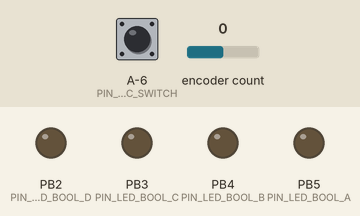
This program was run on a simulated ATtiny85, built with avr-gcc and run on an emulated ATtiny85. On the bench: output pins drawn as LEDs (lit = HIGH). Inputs (shaded band) come from the test bench; at power-on: encoder count 0, A-6 (PIN_ENC_SWITCH) HIGH.

Above: at 1.2 s.
1.3 s: encoder count set to 1
At 2.5 s:
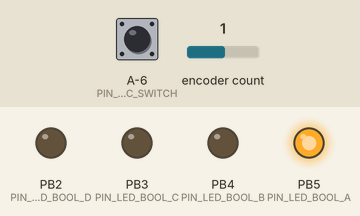
2.8 s: encoder count set to 2
At 3.8 s:
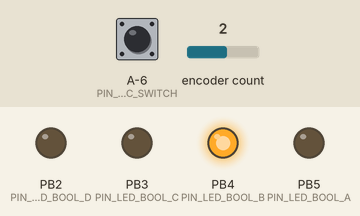
4.3 s: encoder count set to 3
At 5.0 s:
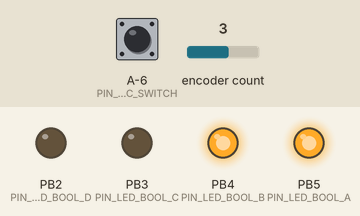
5.8 s: encoder count set to 4
At 6.1 s:
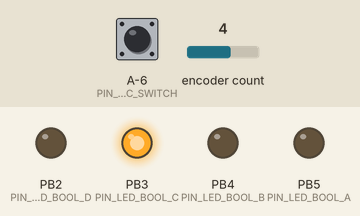
7.3 s: encoder count set to 5
At 8.5 s:
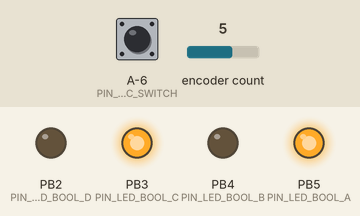
8.8 s: encoder count set to 6
At 9.6 s:
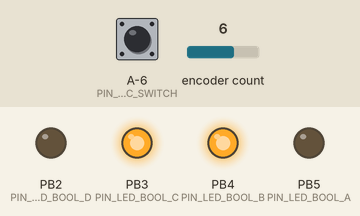
Timing chart, 0 to 11.3 s (numbered marks = the images above; inputs shaded):
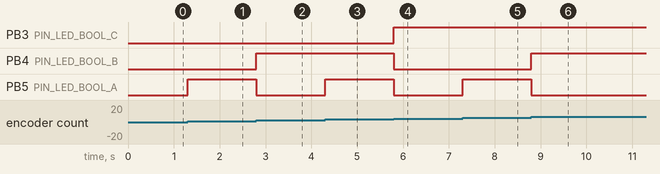

Measured:
- after the input at 1.3 s, PB5 (PIN_LED_BOOL_A): LOW → HIGH at once
- after the input at 2.8 s, PB4 (PIN_LED_BOOL_B): LOW → HIGH at once; PB5 (PIN_LED_BOOL_A): HIGH → LOW at once
- after the input at 4.3 s, PB5 (PIN_LED_BOOL_A): LOW → HIGH at once
- after the input at 5.8 s, PB3 (PIN_LED_BOOL_C): LOW → HIGH at once; PB4 (PIN_LED_BOOL_B), PB5 (PIN_LED_BOOL_A): HIGH → LOW at once
- after the input at 7.3 s, PB5 (PIN_LED_BOOL_A): LOW → HIGH at once
- after the input at 8.8 s, PB4 (PIN_LED_BOOL_B): LOW → HIGH at once; PB5 (PIN_LED_BOOL_A): HIGH → LOW at once

The program:

main.cpp
```cpp
// basic test script for using a rotary encoder with an ATtiny84

#include <Arduino.h>
#include <RotaryEncoder.h>   // RotaryEncoder by Matthias Hertel
#include <EnableInterrupt.h> // EnableInterrupt by Mike 'GreyGnome' Schwager

#include <avr/sleep.h>

// #define MODE_LED_BLINK   // blink on/off LED mode
#define MODE_LED_BOOLEAN // Boolean counting LED mode
// #define MODE_LED_TIMED   // timed LED mode (useful for debugging)

#define PIN_ENC_SWITCH 8  // INT0, PCINT10 (add 10F cap to debounce)
#define PIN_ENC_INPUT_1 7 // A7, PCINT7
#define PIN_ENC_INPUT_2 6 //

// ROTARY ENCODER MODES

// FOUR0 - default, inc/dec pos by 1, reverse direction results in 0
// FOUR3 - preferred, inc/dec pos by 1, reverse direction applies inc/dec as expected
// TWO03 - inc/dec pos by 2, reverse direction applies inc/dec as expected

// RotaryEncoder encoder(PIN_ENC_INPUT_1, PIN_ENC_INPUT_2);// default FOUR0
// RotaryEncoder encoder(PIN_ENC_INPUT_1, PIN_ENC_INPUT_2, RotaryEncoder::LatchMode::TWO03);
// RotaryEncoder encoder(PIN_ENC_INPUT_1, PIN_ENC_INPUT_2, RotaryEncoder::LatchMode::FOUR0);
RotaryEncoder encoder(PIN_ENC_INPUT_1, PIN_ENC_INPUT_2, RotaryEncoder::LatchMode::FOUR3);

static int encPos = 0;         // encoder position
static bool encSwitch = false; // is enc switch currently pressed? read at beginning of loop()

// #define SWITCH_SETS_LEDS          // if defined, holding switch sets LEDs to the given state
#define SWITCH_SET_LED_STATE HIGH // if SWITCH_SETS_LEDS defined, set them to this state

void onInterrupt();                               // called on switch interrupt
void digitalWritePin(uint8_t pin, uint8_t state); // digitalWrite that accommodates pin state
volatile bool interrupted = false;

void sleep();
// #define SLEEP_LOOP_TIMEOUT 5000
int sleepTimeout = 0;

// ----------------------------- LED BLINK MODE SETUP
#ifdef MODE_LED_BLINK
#define PIN_LED_BLINK 5

#define LED_BLINK_MIN 100
#define LED_BLINK_MAX 2000

#define ENCODER_BLINK_WRAP // comment out to lock lerp at 0-100, uncomment to wrap

#define LED_BLINK_LERP_INCREMENT 1

int blinkTimer = 0;    // time value, constantly incrementing in ms
int blinkLerp = 0;     // lerp value, 0-100, to map between LED_BLINK_MIN and LED_BLINK_MAX
bool blinkLED = false; // is the LED currently on via blinking
#endif                 // MODE_LED_BLINK

// ----------------------------- LED BOOLEAN MODE SETUP
#ifdef MODE_LED_BOOLEAN

#define PIN_LED_BOOL_A 5
#define PIN_LED_BOOL_B 4
#define PIN_LED_BOOL_C 3
#define PIN_LED_BOOL_D 2

// #define ENCODER_BOOLEAN_LOCK_INCREMENT // lock bool increment to +/- 1 per pulse
#define LED_BOOL_ZERODELTA_JUMP // if delta == 0 and inc locked, offset bool by 8

// value, from 0-15, to set boolean LEDs to
int booleanValue = 0;

// update boolean LEDs to current booleanValue
void setBooleanLEDs();
// set boolean LED values based on an input int (value must be 0-15), autoupdates booleanValue
void setBooleanLEDs(int value);
// set boolean LED values directly
void setBooleanLEDs(bool a, bool b, bool c, bool d);

// inverts boolean LED values (useful for testing)
void invertBooleanLEDs();

#endif // MODE_LED_BOOLEAN

#ifdef MODE_LED_TIMED

#define PIN_LED_TIMED 5
int ledTimedValue = 0;
void timedLED();
#else
void timedLED(); // just to prevent errors for usage throughout code
#endif // MODE_LED_TIMED

// Warnings to ensure ATtinyX4's Arduino pinmapping is defined correctly
#ifdef __AVR_ATtinyX4__                            // ensure relevant platform
#pragma GCC diagnostic push                        // to prevent "unknown pragma" IDE warning, we have to add an ignore rule to GCC diagnostic
#pragma GCC diagnostic ignored "-Wunknown-pragmas" // disable "unknown pragma" to allow for #region style code-folding

#pragma region ATTINYX4_PINMAPPING_DEFINITION
// --- pinmapping definition check start ---

// SETUP: Uncomment ONE of the two definitions below to select the desired pinmapping:

#define USE_CW_PINMAPPING // this project uses CLOCKWISE (CW) pinmapping
// #define USE_CCW_PINMAPPING // this project uses COUNTERCLOCKWISE (CCW) pinmapping

#ifdef USE_CW_PINMAPPING
#ifdef USE_CCW_PINMAPPING
#error "Both CW and CCW pinmappings are specified - only one may be selected!"
#else
#ifdef PINMAPPING_CCW
#error "Project uses CW pin mapping, but CCW pinmapping is defined! Ensure ini board_build.variant is tinyX4_reverse (optional if board is attiny84_cw_pinmap), or omitted (if board is attiny84)"
#else
#ifndef PINMAPPING_CW
#error "Project uses CW pin mapping, but PINMAPPING_CW is undefined! Ensure ini board_build.variant is omitted (if board is attiny84), or that it's tinyX4 (optional, or if board is attiny84_cw_pinmap)"
#endif
#endif
#endif
#else
#ifndef USE_CCW_PINMAPPING
#error "Neither CW or CCW pinmappings are specified - one must be selected!"
#else
#ifdef PINMAPPING_CW
#error "Project uses CCW pin mapping, but CW pinmapping is defined! Ensure ini board_build.variant is omitted (if board is attiny84), or that it's tinyX4 (optional, or if board is attiny84_cw_pinmap)"
#else
#ifndef PINMAPPING_CCW
#error "Project uses CCW pin mapping, but PINMAPPING_CCW is undefined! Ensure ini board_build.variant is tinyX4_reverse (optional if board is attiny84_cw_pinmap), or omitted (if board is attiny84)"
#endif
#endif
#endif
#endif
// for more info see: https://github.com/SpenceKonde/ATTinyCore/blob/77ae92aafb2294f9838c3e15575c2b5477066439/avr/extras/ATtiny_x4.md#pin-mapping-options
// --- pinmapping definition check end ---
#pragma endregion

#pragma GCC diagnostic pop // re-enable unknown pragma errors
#endif
// end pinmapping warnings

void setup()
{

    // put your setup code here, to run once:

    pinMode(PIN_ENC_SWITCH, INPUT_PULLUP);

#ifdef MODE_LED_BLINK
    pinMode(PIN_LED_BLINK, OUTPUT);
#endif

#ifdef MODE_LED_BOOLEAN
    pinMode(PIN_LED_BOOL_A, OUTPUT);
    pinMode(PIN_LED_BOOL_B, OUTPUT);
    pinMode(PIN_LED_BOOL_C, OUTPUT);
    pinMode(PIN_LED_BOOL_D, OUTPUT);
    setBooleanLEDs(0);
#endif

#ifdef MODE_LED_TIMED
    pinMode(PIN_LED_TIMED, OUTPUT);
#endif

    // init interrupt
    enableInterrupt(PIN_ENC_SWITCH, onInterrupt, FALLING);

    // test onInterruput reset
    // onInterrupt();
    // interrupted = false;

    // cli(); // disable interrupts
    // sei(); // enable interrupts

    // init sleep mode
    // set_sleep_mode(SLEEP_MODE_IDLE);
    // set_sleep_mode(SLEEP_MODE_STANDBY);
    set_sleep_mode(SLEEP_MODE_PWR_DOWN);
}

void loop()
{

    // get switch input
    bool lastSw = encSwitch;                  // switch state on last loop
    encSwitch = !digitalRead(PIN_ENC_SWITCH); // if encSwitch true, force LED on

    // get encoder input
    encoder.tick();
    int newPos = encoder.getPosition();

    // determine if interrupted
    if (interrupted)
    {
        interrupted = false;

#ifdef MODE_LED_BOOLEAN
        // invert boolean value
        invertBooleanLEDs();
#endif
    }

    // update encoder on change
    if (encPos != newPos)
    {
        int delta = newPos - encPos;

#ifdef MODE_LED_BLINK
        // blink mode
        blinkLerp += delta * LED_BLINK_LERP_INCREMENT;
#ifdef ENCODER_BLINK_WRAP
        // wrap around at 100
        while (blinkLerp < 0)
        {
            blinkLerp += 100;
        }
        while (blinkLerp > 100)
        {
            blinkLerp -= 100;
        }
#else
        // cap to 100
        if (blinkLerp < 0)
        {
            blinkLerp = 0;
        }
        else if (blinkLerp > 100)
        {
            blinkLerp = 100;
        }
#endif
#endif

#ifdef MODE_LED_BOOLEAN
        // boolean mode
#ifdef ENCODER_BOOLEAN_LOCK_INCREMENT
        if (delta > 0)
        {
            booleanValue++;
        }
        else if (delta < 0)
        {
            booleanValue--;
        }
#ifdef LED_BOOL_ZERODELTA_JUMP
        else if (delta == 0)
        {
            booleanValue += 8;
        }
#endif
#else
        booleanValue += delta;
#endif
        while (booleanValue < 0)
        {
            booleanValue += 16;
        }
        while (booleanValue >= 16)
        {
            booleanValue -= 16;
        }
        setBooleanLEDs();
#endif

#ifdef MODE_LED_TIMED
        // pulse in timed mode
#endif

        // finish pulse method
        encPos = newPos;
        encoder.setPosition(encPos);
    }

#ifdef MODE_LED_BLINK
    // update blink timer
    blinkTimer++;
    if (blinkTimer > map(blinkLerp, 0, 100, LED_BLINK_MIN, LED_BLINK_MAX))
    {
        blinkLED = !blinkLED;
        blinkTimer = 0;
    }

    // put your main code here, to run repeatedly:
    digitalWritePin(PIN_LED_BLINK, blinkLED ? HIGH : LOW);
#endif

#ifdef MODE_LED_BOOLEAN
    // boolean mode
#endif

#ifdef MODE_LED_TIMED

    // timedLED trigger on press switch
    // if (encSwitch && encSwitch != lastSw)
    // {
    //     timedLED();
    // }

    if (ledTimedValue > 0)
    {
        ledTimedValue--;
        digitalWritePin(PIN_LED_TIMED, ledTimedValue > 0 ? HIGH : LOW);
#ifdef MODE_LED_BOOLEAN
        // if bool mode and timed value done, reset bool LEDs
        if (ledTimedValue == 0)
        {
            setBooleanLEDs();
        }
#endif
    }
#endif

    if (encSwitch != lastSw)
    {
// switch state changed, update as needed
#ifdef MODE_LED_BOOLEAN
        setBooleanLEDs();
#endif
    }

// update sleep timer
#ifdef SLEEP_LOOP_TIMEOUT
    if (SLEEP_LOOP_TIMEOUT > 0)
    {
        sleepTimeout++;
        if (sleepTimeout > SLEEP_LOOP_TIMEOUT)
        {
            sleepTimeout = 0;
            sleep();
            // invertBooleanLEDs();
        }
    }
#endif

    // end loop
    delay(1);
}

void onInterrupt()
{
    interrupted = true;
}

#ifdef MODE_LED_BOOLEAN

void setBooleanLEDs(int booleanValueTo)
{
    booleanValue = booleanValueTo;
    setBooleanLEDs();
}
void setBooleanLEDs()
{
    while (booleanValue < 0)
    {
        booleanValue += 16;
    }
    while (booleanValue >= 16)
    {
        booleanValue -= 16;
    }
    switch (booleanValue)
    {
    case 0:
        setBooleanLEDs(false, false, false, false);
        break;
    case 1:
        setBooleanLEDs(true, false, false, false);
        break;
    case 2:
        setBooleanLEDs(false, true, false, false);
        break;
    case 3:
        setBooleanLEDs(true, true, false, false);
        break;
    case 4:
        setBooleanLEDs(false, false, true, false);
        break;
    case 5:
        setBooleanLEDs(true, false, true, false);
        break;
    case 6:
        setBooleanLEDs(false, true, true, false);
        break;
    case 7:
        setBooleanLEDs(true, true, true, false);
        break;
    case 8:
        setBooleanLEDs(false, false, false, true);
        break;
    case 9:
        setBooleanLEDs(true, false, false, true);
        break;
    case 10:
        setBooleanLEDs(false, true, false, true);
        break;
    case 11:
        setBooleanLEDs(true, true, false, true);
        break;
    case 12:
        setBooleanLEDs(false, false, true, true);
        break;
    case 13:
        setBooleanLEDs(true, false, true, true);
        break;
    case 14:
        setBooleanLEDs(false, true, true, true);
        break;
    case 15:
        setBooleanLEDs(true, true, true, true);
        break;
    }
}
void setBooleanLEDs(bool a, bool b, bool c, bool d)
{
    digitalWritePin(PIN_LED_BOOL_A, a ? HIGH : LOW);
    digitalWritePin(PIN_LED_BOOL_B, b ? HIGH : LOW);
    digitalWritePin(PIN_LED_BOOL_C, c ? HIGH : LOW);
    digitalWritePin(PIN_LED_BOOL_D, d ? HIGH : LOW);
}

void invertBooleanLEDs()
{
    booleanValue = 15 - booleanValue;
    setBooleanLEDs();
}

#endif

#ifdef MODE_LED_TIMED

void timedLED()
{
    if (ledTimedValue < 500)
    {
        ledTimedValue = 500;
    }
}
#else
void timedLED() {}
#endif

void sleep()
{
    sleep_enable();      // enable sleep bit
    sleep_bod_disable(); // disable brownout detection
    sei();               // ensure interrupts are active
    sleep_cpu();         // begin sleep mode
    // device will automatically re-enable on receiving an interrupt
    sleep_disable(); // disable sleep bit
    sei();           // re-enable interrupts again
}

void digitalWritePin(uint8_t pin, uint8_t state)
{
#ifdef SWITCH_SETS_LEDS
    if (encSwitch)
    {
        state = SWITCH_SET_LED_STATE;
    }
#endif
    digitalWrite(pin, state);
}

/* PINOUT DIAGRAMS FOR ATTINYX4 / ATTINYX5

                               ATtinyX4
                              .--------.
          VCC [2.7-5.5V] - 1 =| O      |= 14 - GND
       10(0),X1,PCI8,PB0 - 2 =|        |= 13 - 0(10),A0,PCI0,PA0
        9(1),X2,PCI9,PB1 - 3 =|        |= 12 - 1(9),A1,TXD,PCI1,PA1
  RESET,11(11),PCI11,PB3 - 4 =|        |= 11 - 2(8),A2,RXD,PCI2,PA2
     8(2),INT0,PCI10,PB2 - 5 <|        |= 10 - 3(7),A3,PCI3,PA3
        7(3),A7,PCI7,PA7 - 6 <|        |= 9  - 4(6),A4,SCK/SCL,PCI4,PA4
 6(4),A6,SDA/DI,PCI6,PA6 - 7 <|        |> 8  - 5(5),A5,DO,PCI5,PA5
                              '--------'

                               ATtinyX5
                              .--------.
     RESET,5,A0,PCI5,PB5 - 1 =| O      |= 8 - VCC [2.7-5.5V]
        3,A3,X1,PCI3,PB3 - 2 =|        |= 7 - 2,INT0,A1,SCK/SCL,PCI2,PB2
        4,A2,X2,PCI4,PB4 - 3 <|        |> 6 - 1,DO,RXD,PCI1,PB1
                     GND - 4 =|        |> 5 - 0,DI,TXD,SDA,PCI0,PB0
                              '--------'

    = - Pin
    > - PWM Pin
 4(6) - Arduino Pins, with CW(CCW) pinout (CCW on ATtinyX4 only)
 PCI - Pin Change Interrupt (PCINT) pins
 INT - External Interrupt pins
RESET - Reset Pin (fuses must be set to use)
DI/DO - Data In/Data Out (aka MOSI/MISO)
PA/PB - Port pins, Port A and Port B (PA on ATtinyX4 only)

Sourced from ATTinyCore by SpenceKonde
GitHub: https://github.com/SpenceKonde/ATTinyCore
ATtinyX4 Pinout: https://raw.githubusercontent.com/SpenceKonde/ATTinyCore/refs/heads/v2.0.0-devThis-is-the-head-submit-PRs-against-this/avr/extras/Pinout_x4.jpg
ATtinyX5 Pinout: https://raw.githubusercontent.com/SpenceKonde/ATTinyCore/refs/heads/v2.0.0-devThis-is-the-head-submit-PRs-against-this/avr/extras/Pinout_x5.jpg

Datasheets:
ATtinyX4: https://ww1.microchip.com/downloads/en/DeviceDoc/Atmel-7701_Automotive-Microcontrollers-ATtiny24-44-84_Datasheet.pdf
ATtniyX5: https://ww1.microchip.com/downloads/en/devicedoc/atmel-2586-avr-8-bit-microcontroller-attiny25-attiny45-attiny85_datasheet.pdf

AVR Fuse Calculator (for using RESET pin as I/O):
https://www.engbedded.com/fusecalc/

*/
```
